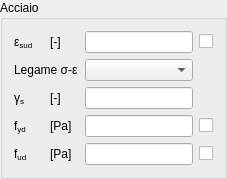
             <widget class="QGroupBox" name="ULSsteelCncrGroupBox">
              <property name="title">
               <string>Acciaio</string>
              </property>
              <layout class="QGridLayout" name="gridLayout_17">
               <item row="0" column="0">
                <widget class="QLabelRichName" name="epsSUdLabel">
                 <property name="text">
                  <string>&lt;html&gt;&lt;head/&gt;&lt;body&gt;&lt;p&gt;ε&lt;span style=&quot; vertical-align:sub;&quot;&gt;sud&lt;/span&gt;&lt;/p&gt;&lt;/body&gt;&lt;/html&gt;</string>
                 </property>
                </widget>
               </item>
               <item row="0" column="1">
                <widget class="QLabelUnitMeasure" name="epsSUdUMLabel">
                 <property name="text">
                  <string>[-]</string>
                 </property>
                </widget>
               </item>
               <item row="0" column="2">
                <widget class="QLineEditValue" name="epsSUdLEdit"/>
               </item>
               <item row="0" column="3">
                <widget class="QCheckBoxReadOnly" name="epsSUdCheckBox">
                 <property name="text">
                  <string/>
                 </property>
                </widget>
               </item>
               <item row="1" column="0" colspan="2">
                <widget class="QLabelRichName" name="steelFEpsModelLabel">
                 <property name="text">
                  <string>Legame σ-ε</string>
                 </property>
                </widget>
               </item>
               <item row="1" column="2">
                <widget class="QComboBoxEnum" name="steelFEpsModelComboBox"/>
               </item>
               <item row="2" column="0">
                <widget class="QLabelRichName" name="gammaSLabel">
                 <property name="text">
                  <string>&lt;html&gt;&lt;head/&gt;&lt;body&gt;&lt;p&gt;γ&lt;span style=&quot; vertical-align:sub;&quot;&gt;s&lt;/span&gt;&lt;/p&gt;&lt;/body&gt;&lt;/html&gt;</string>
                 </property>
                </widget>
               </item>
               <item row="2" column="1">
                <widget class="QLabelUnitMeasure" name="gammaSUMLabel">
                 <property name="text">
                  <string>[-]</string>
                 </property>
                </widget>
               </item>
               <item row="2" column="2">
                <widget class="QLineEditValue" name="gammaSLEdit"/>
               </item>
               <item row="3" column="0">
                <widget class="QLabelRichName" name="fSydLabel">
                 <property name="text">
                  <string>&lt;html&gt;&lt;head/&gt;&lt;body&gt;&lt;p&gt;f&lt;span style=&quot; vertical-align:sub;&quot;&gt;yd&lt;/span&gt;&lt;/p&gt;&lt;/body&gt;&lt;/html&gt;</string>
                 </property>
                </widget>
               </item>
               <item row="3" column="1">
                <widget class="QLabelUnitMeasure" name="fSydUMLabel">
                 <property name="text">
                  <string>&lt;html&gt;&lt;head/&gt;&lt;body&gt;&lt;p&gt;[Pa]&lt;/p&gt;&lt;/body&gt;&lt;/html&gt;</string>
                 </property>
                </widget>
               </item>
               <item row="3" column="2">
                <widget class="QLineEditValue" name="fSydLEdit"/>
               </item>
               <item row="3" column="3">
                <widget class="QCheckBoxReadOnly" name="fSydCheckBox">
                 <property name="text">
                  <string/>
                 </property>
                </widget>
               </item>
               <item row="4" column="0">
                <widget class="QLabelRichName" name="fSudLabel">
                 <property name="text">
                  <string>&lt;html&gt;&lt;head/&gt;&lt;body&gt;&lt;p&gt;f&lt;span style=&quot; vertical-align:sub;&quot;&gt;ud&lt;/span&gt;&lt;/p&gt;&lt;/body&gt;&lt;/html&gt;</string>
                 </property>
                </widget>
               </item>
               <item row="4" column="1">
                <widget class="QLabelUnitMeasure" name="fSudUMLabel">
                 <property name="text">
                  <string>&lt;html&gt;&lt;head/&gt;&lt;body&gt;&lt;p&gt;[Pa]&lt;/p&gt;&lt;/body&gt;&lt;/html&gt;</string>
                 </property>
                </widget>
               </item>
               <item row="4" column="2">
                <widget class="QLineEditValue" name="fSudLEdit"/>
               </item>
               <item row="4" column="3">
                <widget class="QCheckBoxReadOnly" name="fSudCheckBox">
                 <property name="text">
                  <string/>
                 </property>
                </widget>
               </item>
              </layout>
             </widget>
